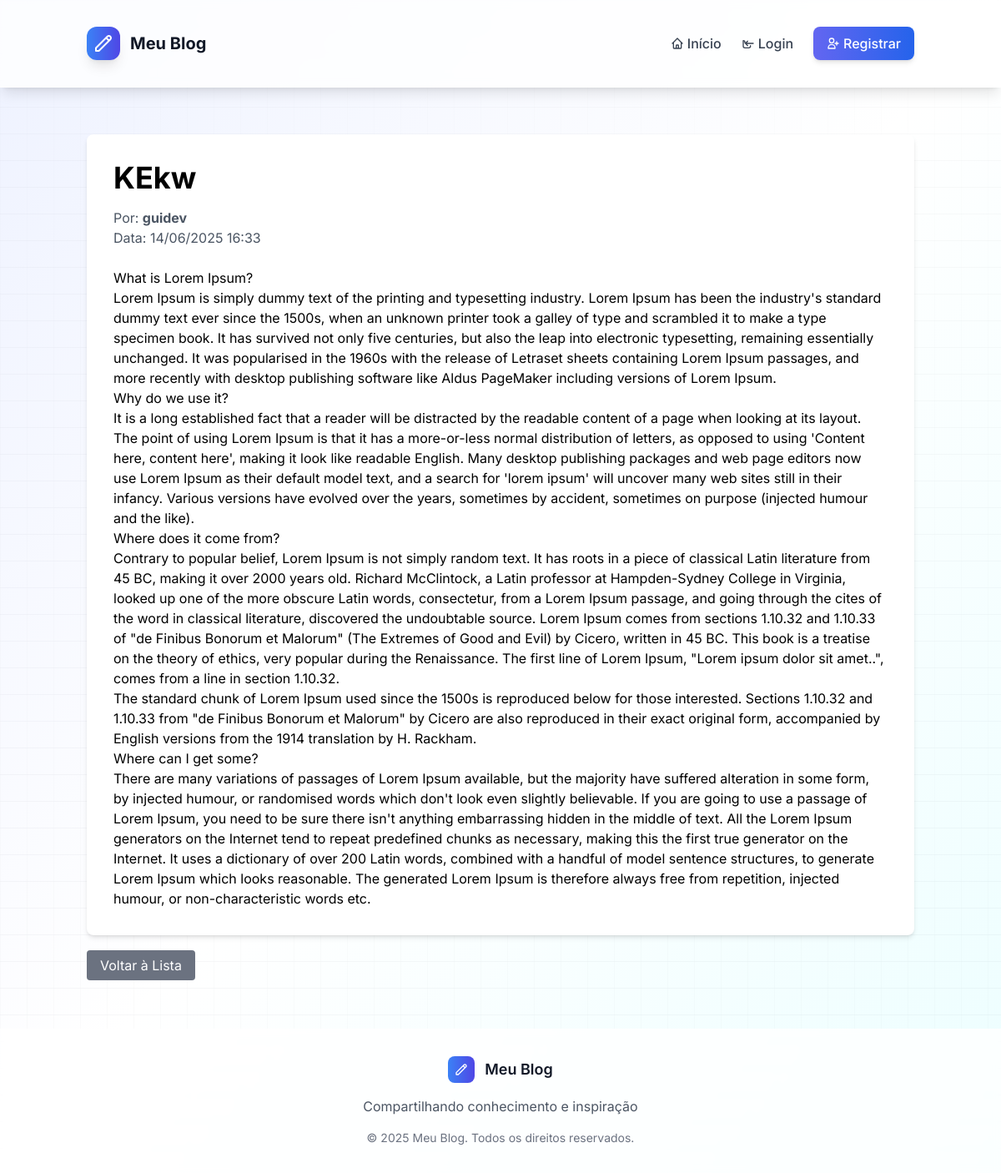
Screenshot of /artigo/2/ with the database file from the repository.
### blog/models.py (models this page shows, shortened)
class Artigo(models.Model):
    titulo = models.CharField(max_length=200)
    conteudo = models.TextField()
    data_criacao = models.DateTimeField(auto_now_add=True)
    data_atualizacao = models.DateTimeField(auto_now=True)
    publicado = models.BooleanField(default=True)
    autor = models.ForeignKey(Usuario, on_delete=models.CASCADE, related_name='artigos')
    categorias = models.ManyToManyField(Categoria, related_name='artigos')
    class Meta:
        verbose_name = 'Artigo'
        verbose_name_plural = 'Artigos'
        ordering = ['-data_criacao']

class Usuario(AbstractUser):
    LEITOR = 'leitor'
    REDATOR = 'redator'
    ADMIN = 'admin'
    TIPO_USUARIO_CHOICES = [
        (LEITOR, 'Leitor'),
        (REDATOR, 'Redator'),
        (ADMIN, 'Administrador'),
    ]
    tipo_usuario = models.CharField(
        max_length=10,
        choices=TIPO_USUARIO_CHOICES,
        default=LEITOR,
    )
    groups = models.ManyToManyField(
        Group,
        verbose_name='groups',
        blank=True,
        related_name='blog_users',
        related_query_name='user',
    )
    user_permissions = models.ManyToManyField(
        Permission,
        verbose_name='user permissions',
        blank=True,
        related_name='blog_users',
        related_query_name='user',
    )
    class Meta:
        verbose_name = 'Usuário'
        verbose_name_plural = 'Usuários'

### blog/views.py (the view)
# urls.py: path('artigo/<int:pk>/', views.artigo_detail, name='artigo_detail'),
def artigo_detail(request, pk):
    artigo = get_object_or_404(Artigo, pk=pk)
    return render(request, 'blog/artigo_detail.html', {'artigo': artigo})

### blog/templates/blog/artigo_detail.html (shortened to what this page needs)
{% extends 'blog/base.html' %}
{% block content %}
<div class="container mx-auto mt-10">
    <article class="bg-white shadow-md rounded-lg p-8">
        <h1 class="text-4xl font-bold mb-4">{{ artigo.titulo }}</h1>
        <div class="text-gray-600 mb-6">
            <p>Por: <strong>{{ artigo.autor.username }}</strong></p>
            <p>Data: {{ artigo.data_criacao|date:"d/m/Y H:i" }}</p>
        </div>
        <div class="prose max-w-none">
            {{ artigo.conteudo|linebreaks }}
        </div>
    </article>
    <div class="mt-6">
        <a href="{% url 'artigo_list' %}" class="bg-gray-500 text-white px-4 py-2 rounded hover:bg-gray-600">Voltar à Lista</a>
    </div>
</div>
{% endblock %}

### static/css/style.css (style rules this page uses)
body { font-family: 'Inter', sans-serif; line-height: 1.6; margin: 0; padding: 0; background-color: #f9fafb; }
h1, h2, h3 { margin: 0.5rem 0; }
a { color: #3b82f6; text-decoration: none; }
.container { max-width: 1200px; margin: 0 auto; padding: 1rem; }

### blog/templates/blog/base.html (style rules this page uses)
.font-inter { font-family: 'Inter', sans-serif; }

### rows the page displays
Artigo: titulo "KEkw", autor.username "guidev", data_criacao "14/06/2025 16:33", conteudo "What is Lorem Ipsum? Lorem Ipsum is simply dummy text of the printing and typesetting industry. Lorem Ipsum has been the industry's standard dummy text ever since the 1500s, when an unknown printer took a galley of type and scrambled it to make a type specimen book. It has survived not only five centuries, but also the leap into electronic typesetting, remaining essentially unchanged. It was popularised in the 1960s with the release of Letraset sheets containing Lorem Ipsum passages, and more recently with desktop publishing software like Aldus PageMaker including versions of Lorem Ipsum. Why do we use it? It is a long established fact that a reader will be distracted by the readable…"
